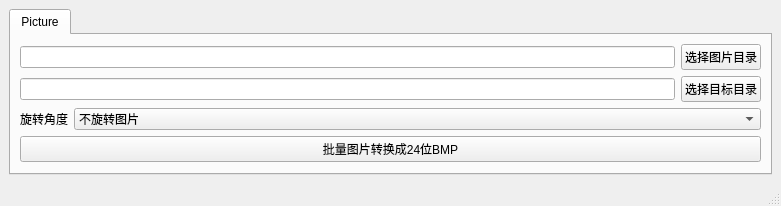
<?xml version="1.0" encoding="UTF-8"?>
<ui version="4.0">
 <class>MainWindow</class>
 <widget class="QMainWindow" name="MainWindow">
  <property name="geometry">
   <rect>
    <x>0</x>
    <y>0</y>
    <width>781</width>
    <height>203</height>
   </rect>
  </property>
  <property name="windowTitle">
   <string>MainWindow</string>
  </property>
  <widget class="QWidget" name="centralwidget">
   <layout class="QVBoxLayout" name="verticalLayout_18">
    <item>
     <widget class="QTabWidget" name="tabWidgetTools">
      <property name="enabled">
       <bool>true</bool>
      </property>
      <property name="currentIndex">
       <number>0</number>
      </property>
      <widget class="QWidget" name="tabFile">
       <attribute name="title">
        <string>Picture</string>
       </attribute>
       <layout class="QVBoxLayout" name="verticalLayout">
        <item>
         <layout class="QVBoxLayout" name="verticalLayout_17">
          <item>
           <layout class="QHBoxLayout" name="horizontalLayout_19">
            <item>
             <widget class="MyQLineEdit" name="lineEditSrcFilePath_0"/>
            </item>
            <item>
             <widget class="QPushButton" name="pushButtonFileOpen">
              <property name="text">
               <string>选择图片目录</string>
              </property>
             </widget>
            </item>
           </layout>
          </item>
          <item>
           <layout class="QHBoxLayout" name="horizontalLayout_6">
            <item>
             <widget class="MyQLineEdit" name="lineEditTargetFilePath_0"/>
            </item>
            <item>
             <widget class="QPushButton" name="pushButtonFolderOpen">
              <property name="text">
               <string>选择目标目录</string>
              </property>
             </widget>
            </item>
           </layout>
          </item>
         </layout>
        </item>
        <item>
         <layout class="QHBoxLayout" name="horizontalLayout">
          <item>
           <widget class="QLabel" name="label">
            <property name="sizePolicy">
             <sizepolicy hsizetype="Maximum" vsizetype="Preferred">
              <horstretch>0</horstretch>
              <verstretch>0</verstretch>
             </sizepolicy>
            </property>
            <property name="text">
             <string>旋转角度</string>
            </property>
           </widget>
          </item>
          <item>
           <widget class="QComboBox" name="comboBox_picture_rotate">
            <item>
             <property name="text">
              <string>不旋转图片</string>
             </property>
            </item>
            <item>
             <property name="text">
              <string>顺时针旋转90°</string>
             </property>
            </item>
            <item>
             <property name="text">
              <string>顺时针旋转180°</string>
             </property>
            </item>
            <item>
             <property name="text">
              <string>顺时针旋转270°</string>
             </property>
            </item>
           </widget>
          </item>
         </layout>
        </item>
        <item>
         <widget class="QPushButton" name="pushButtonConvertPicture">
          <property name="text">
           <string>批量图片转换成24位BMP</string>
          </property>
         </widget>
        </item>
       </layout>
      </widget>
     </widget>
    </item>
   </layout>
  </widget>
  <widget class="QStatusBar" name="statusbar"/>
 </widget>
 <customwidgets>
  <customwidget>
   <class>MyQLineEdit</class>
   <extends>QLineEdit</extends>
   <header>MyWidget</header>
  </customwidget>
 </customwidgets>
 <resources/>
 <connections/>
</ui>
